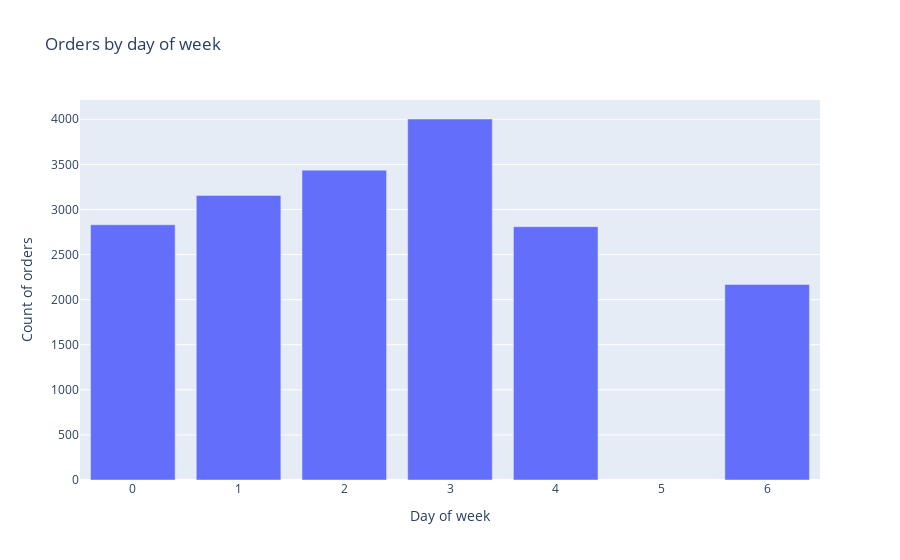

The notebook cell this image was saved under:
### Markdown cell above
### 3.5 Количество заказов в разрезе дня недели
Построим визуализацию, отражающую распределение среднего количества заказов по дням недели.

### Code cell
# выполним группировку количества уникальных заказов по дням недели
invoice_daygroup = data.groupby(by=['InvoiceWeekday','InvoiceNo'], as_index=False).count().groupby('InvoiceWeekday', as_index=False)['InvoiceNo'].count()
invoice_daygroup.sort_values(by='InvoiceNo', ascending=False)

# строим график
fig = px.bar(invoice_daygroup,
             x='InvoiceWeekday',
             y='InvoiceNo',
             title='Orders by day of week',
             labels={'InvoiceWeekday':'Day of week', 'InvoiceNo':'Count of orders'})
fig.show()

### Figure 1 — Plotly figure (JSON) as saved in the notebook; plotly's stock layout.template omitted (floating-point values rounded to 4 significant figures)
{"data": [{"alignmentgroup": "True", "hovertemplate": "Day of week=%{x}<br>Count of orders=%{y}<extra></extra>", "legendgroup": "", "marker": {"color": "#636efa", "pattern": {"shape": ""}}, "name": "", "offsetgroup": "", "orientation": "v", "showlegend": false, "textposition": "auto", "type": "bar", "x": [0, 1, 2, 3, 4, 6], "xaxis": "x", "y": [2830, 3156, 3436, 4003, 2809, 2168], "yaxis": "y"}], "layout": {"barmode": "relative", "legend": {"tracegroupgap": 0}, "title": {"text": "Orders by day of week"}, "xaxis": {"anchor": "y", "domain": [0, 1], "title": {"text": "Day of week"}}, "yaxis": {"anchor": "x", "domain": [0, 1], "title": {"text": "Count of orders"}}}}
